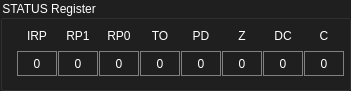
   <widget class="QGroupBox" name="groupBox_4">
    <property name="geometry">
     <rect>
      <x>320</x>
      <y>10</y>
      <width>351</width>
      <height>91</height>
     </rect>
    </property>
    <property name="styleSheet">
     <string notr="true">QGroupBox {
	color : white;
	background-color: rgb(31, 31, 31);
}</string>
    </property>
    <property name="title">
     <string>STATUS Register</string>
    </property>
    <widget class="QWidget" name="gridLayoutWidget_3">
     <property name="geometry">
      <rect>
       <x>16</x>
       <y>20</y>
       <width>332</width>
       <height>61</height>
      </rect>
     </property>
     <layout class="QGridLayout" name="gridLayout_3">
      <property name="spacing">
       <number>0</number>
      </property>
      <item row="0" column="1">
       <widget class="QLabel" name="label_41">
        <property name="sizePolicy">
         <sizepolicy hsizetype="Fixed" vsizetype="Fixed">
          <horstretch>0</horstretch>
          <verstretch>0</verstretch>
         </sizepolicy>
        </property>
        <property name="minimumSize">
         <size>
          <width>40</width>
          <height>25</height>
         </size>
        </property>
        <property name="maximumSize">
         <size>
          <width>40</width>
          <height>25</height>
         </size>
        </property>
        <property name="layoutDirection">
         <enum>Qt::LeftToRight</enum>
        </property>
        <property name="styleSheet">
         <string notr="true">
color: white; 
</string>
        </property>
        <property name="text">
         <string>IRP</string>
        </property>
        <property name="alignment">
         <set>Qt::AlignCenter</set>
        </property>
       </widget>
      </item>
      <item row="0" column="6">
       <widget class="QLabel" name="label_46">
        <property name="sizePolicy">
         <sizepolicy hsizetype="Fixed" vsizetype="Fixed">
          <horstretch>0</horstretch>
          <verstretch>0</verstretch>
         </sizepolicy>
        </property>
        <property name="minimumSize">
         <size>
          <width>40</width>
          <height>25</height>
         </size>
        </property>
        <property name="maximumSize">
         <size>
          <width>40</width>
          <height>25</height>
         </size>
        </property>
        <property name="layoutDirection">
         <enum>Qt::LeftToRight</enum>
        </property>
        <property name="styleSheet">
         <string notr="true">
color: white; 
</string>
        </property>
        <property name="text">
         <string>Z</string>
        </property>
        <property name="alignment">
         <set>Qt::AlignCenter</set>
        </property>
       </widget>
      </item>
      <item row="2" column="6">
       <widget class="QPushButton" name="pushButton_261">
        <property name="sizePolicy">
         <sizepolicy hsizetype="Fixed" vsizetype="Fixed">
          <horstretch>0</horstretch>
          <verstretch>0</verstretch>
         </sizepolicy>
        </property>
        <property name="minimumSize">
         <size>
          <width>40</width>
          <height>25</height>
         </size>
        </property>
        <property name="maximumSize">
         <size>
          <width>40</width>
          <height>25</height>
         </size>
        </property>
        <property name="styleSheet">
         <string notr="true">QPushButton {
   border: 1px solid gray;
  color: white; 
}
QPushButton:hover {
    background-color: rgb(74, 74, 74);
}
QPushButton:pressed {
    background-color: qlineargradient(x1: 0, y1: 0, x2: 0, y2: 1,
                                      stop: 0 #dadbde, stop: 1 #444444);
}</string>
        </property>
        <property name="text">
         <string>0</string>
        </property>
       </widget>
      </item>
      <item row="2" column="5">
       <widget class="QPushButton" name="pushButton_260">
        <property name="sizePolicy">
         <sizepolicy hsizetype="Fixed" vsizetype="Fixed">
          <horstretch>0</horstretch>
          <verstretch>0</verstretch>
         </sizepolicy>
        </property>
        <property name="minimumSize">
         <size>
          <width>40</width>
          <height>25</height>
         </size>
        </property>
        <property name="maximumSize">
         <size>
          <width>40</width>
          <height>25</height>
         </size>
        </property>
        <property name="styleSheet">
         <string notr="true">QPushButton {
   border: 1px solid gray;
  color: white; 
}
QPushButton:hover {
    background-color: rgb(74, 74, 74);
}
QPushButton:pressed {
    background-color: qlineargradient(x1: 0, y1: 0, x2: 0, y2: 1,
                                      stop: 0 #dadbde, stop: 1 #444444);
}</string>
        </property>
        <property name="text">
         <string>0</string>
        </property>
       </widget>
      </item>
      <item row="2" column="3">
       <widget class="QPushButton" name="pushButton_258">
        <property name="sizePolicy">
         <sizepolicy hsizetype="Fixed" vsizetype="Fixed">
          <horstretch>0</horstretch>
          <verstretch>0</verstretch>
         </sizepolicy>
        </property>
        <property name="minimumSize">
         <size>
          <width>40</width>
          <height>25</height>
         </size>
        </property>
        <property name="maximumSize">
         <size>
          <width>40</width>
          <height>25</height>
         </size>
        </property>
        <property name="styleSheet">
         <string notr="true">QPushButton {
   border: 1px solid gray;
  color: white; 
}
QPushButton:hover {
    background-color: rgb(74, 74, 74);
}
QPushButton:pressed {
    background-color: qlineargradient(x1: 0, y1: 0, x2: 0, y2: 1,
                                      stop: 0 #dadbde, stop: 1 #444444);
}</string>
        </property>
        <property name="text">
         <string>0</string>
        </property>
       </widget>
      </item>
      <item row="2" column="7">
       <widget class="QPushButton" name="pushButton_262">
        <property name="sizePolicy">
         <sizepolicy hsizetype="Fixed" vsizetype="Fixed">
          <horstretch>0</horstretch>
          <verstretch>0</verstretch>
         </sizepolicy>
        </property>
        <property name="minimumSize">
         <size>
          <width>40</width>
          <height>25</height>
         </size>
        </property>
        <property name="maximumSize">
         <size>
          <width>40</width>
          <height>25</height>
         </size>
        </property>
        <property name="styleSheet">
         <string notr="true">QPushButton {
   border: 1px solid gray;
  color: white; 
}
QPushButton:hover {
    background-color: rgb(74, 74, 74);
}
QPushButton:pressed {
    background-color: qlineargradient(x1: 0, y1: 0, x2: 0, y2: 1,
                                      stop: 0 #dadbde, stop: 1 #444444);
}</string>
        </property>
        <property name="text">
         <string>0</string>
        </property>
       </widget>
      </item>
      <item row="0" column="2">
       <widget class="QLabel" name="label_42">
        <property name="sizePolicy">
         <sizepolicy hsizetype="Fixed" vsizetype="Fixed">
          <horstretch>0</horstretch>
          <verstretch>0</verstretch>
         </sizepolicy>
        </property>
        <property name="minimumSize">
         <size>
          <width>40</width>
          <height>25</height>
         </size>
        </property>
        <property name="maximumSize">
         <size>
          <width>40</width>
          <height>25</height>
         </size>
        </property>
        <property name="layoutDirection">
         <enum>Qt::LeftToRight</enum>
        </property>
        <property name="styleSheet">
         <string notr="true">
color: white; 
</string>
        </property>
        <property name="text">
         <string>RP1</string>
        </property>
        <property name="alignment">
         <set>Qt::AlignCenter</set>
        </property>
       </widget>
      </item>
      <item row="0" column="3">
       <widget class="QLabel" name="label_43">
        <property name="sizePolicy">
         <sizepolicy hsizetype="Fixed" vsizetype="Fixed">
          <horstretch>0</horstretch>
          <verstretch>0</verstretch>
         </sizepolicy>
        </property>
        <property name="minimumSize">
         <size>
          <width>40</width>
          <height>25</height>
         </size>
        </property>
        <property name="maximumSize">
         <size>
          <width>40</width>
          <height>25</height>
         </size>
        </property>
        <property name="layoutDirection">
         <enum>Qt::LeftToRight</enum>
        </property>
        <property name="styleSheet">
         <string notr="true">
color: white; 
</string>
        </property>
        <property name="text">
         <string>RP0</string>
        </property>
        <property name="alignment">
         <set>Qt::AlignCenter</set>
        </property>
       </widget>
      </item>
      <item row="0" column="4">
       <widget class="QLabel" name="label_44">
        <property name="sizePolicy">
         <sizepolicy hsizetype="Fixed" vsizetype="Fixed">
          <horstretch>0</horstretch>
          <verstretch>0</verstretch>
         </sizepolicy>
        </property>
        <property name="minimumSize">
         <size>
          <width>40</width>
          <height>25</height>
         </size>
        </property>
        <property name="maximumSize">
         <size>
          <width>40</width>
          <height>25</height>
         </size>
        </property>
        <property name="layoutDirection">
         <enum>Qt::LeftToRight</enum>
        </property>
        <property name="styleSheet">
         <string notr="true">
color: white; 
</string>
        </property>
        <property name="text">
         <string>TO</string>
        </property>
        <property name="alignment">
         <set>Qt::AlignCenter</set>
        </property>
       </widget>
      </item>
      <item row="0" column="5">
       <widget class="QLabel" name="label_45">
        <property name="sizePolicy">
         <sizepolicy hsizetype="Fixed" vsizetype="Fixed">
          <horstretch>0</horstretch>
          <verstretch>0</verstretch>
         </sizepolicy>
        </property>
        <property name="minimumSize">
         <size>
          <width>40</width>
          <height>25</height>
         </size>
        </property>
        <property name="maximumSize">
         <size>
          <width>40</width>
          <height>25</height>
         </size>
        </property>
        <property name="layoutDirection">
         <enum>Qt::LeftToRight</enum>
        </property>
        <property name="styleSheet">
         <string notr="true">
color: white; 
</string>
        </property>
        <property name="text">
         <string>PD</string>
        </property>
        <property name="alignment">
         <set>Qt::AlignCenter</set>
        </property>
       </widget>
      </item>
      <item row="0" column="7">
       <widget class="QLabel" name="label_47">
        <property name="sizePolicy">
         <sizepolicy hsizetype="Fixed" vsizetype="Fixed">
          <horstretch>0</horstretch>
          <verstretch>0</verstretch>
         </sizepolicy>
        </property>
        <property name="minimumSize">
         <size>
          <width>40</width>
          <height>25</height>
         </size>
        </property>
        <property name="maximumSize">
         <size>
          <width>40</width>
          <height>25</height>
         </size>
        </property>
        <property name="layoutDirection">
         <enum>Qt::LeftToRight</enum>
        </property>
        <property name="styleSheet">
         <string notr="true">
color: white; 
</string>
        </property>
        <property name="text">
         <string>DC</string>
        </property>
        <property name="alignment">
         <set>Qt::AlignCenter</set>
        </property>
       </widget>
      </item>
      <item row="0" column="8">
       <widget class="QLabel" name="label_48">
        <property name="sizePolicy">
         <sizepolicy hsizetype="Fixed" vsizetype="Fixed">
          <horstretch>0</horstretch>
          <verstretch>0</verstretch>
         </sizepolicy>
        </property>
        <property name="minimumSize">
         <size>
          <width>40</width>
          <height>25</height>
         </size>
        </property>
        <property name="maximumSize">
         <size>
          <width>40</width>
          <height>25</height>
         </size>
        </property>
        <property name="layoutDirection">
         <enum>Qt::LeftToRight</enum>
        </property>
        <property name="styleSheet">
         <string notr="true">
color: white; 
</string>
        </property>
        <property name="text">
         <string>C</string>
        </property>
        <property name="alignment">
         <set>Qt::AlignCenter</set>
        </property>
       </widget>
      </item>
      <item row="2" column="2">
       <widget class="QPushButton" name="pushButton_257">
        <property name="sizePolicy">
         <sizepolicy hsizetype="Fixed" vsizetype="Fixed">
          <horstretch>0</horstretch>
          <verstretch>0</verstretch>
         </sizepolicy>
        </property>
        <property name="minimumSize">
         <size>
          <width>40</width>
          <height>25</height>
         </size>
        </property>
        <property name="maximumSize">
         <size>
          <width>40</width>
          <height>25</height>
         </size>
        </property>
        <property name="styleSheet">
         <string notr="true">QPushButton {
   border: 1px solid gray;
  color: white; 
}
QPushButton:hover {
    background-color: rgb(74, 74, 74);
}
QPushButton:pressed {
    background-color: qlineargradient(x1: 0, y1: 0, x2: 0, y2: 1,
                                      stop: 0 #dadbde, stop: 1 #444444);
}</string>
        </property>
        <property name="text">
         <string>0</string>
        </property>
       </widget>
      </item>
      <item row="2" column="1">
       <widget class="QPushButton" name="pushButton_256">
        <property name="sizePolicy">
         <sizepolicy hsizetype="Fixed" vsizetype="Fixed">
          <horstretch>0</horstretch>
          <verstretch>0</verstretch>
         </sizepolicy>
        </property>
        <property name="minimumSize">
         <size>
          <width>40</width>
          <height>25</height>
         </size>
        </property>
        <property name="maximumSize">
         <size>
          <width>40</width>
          <height>25</height>
         </size>
        </property>
        <property name="styleSheet">
         <string notr="true">QPushButton {
   border: 1px solid gray;
  color: white; 
}
QPushButton:hover {
    background-color: rgb(74, 74, 74);
}
QPushButton:pressed {
    background-color: qlineargradient(x1: 0, y1: 0, x2: 0, y2: 1,
                                      stop: 0 #dadbde, stop: 1 #444444);
}</string>
        </property>
        <property name="text">
         <string>0</string>
        </property>
       </widget>
      </item>
      <item row="2" column="4">
       <widget class="QPushButton" name="pushButton_259">
        <property name="sizePolicy">
         <sizepolicy hsizetype="Fixed" vsizetype="Fixed">
          <horstretch>0</horstretch>
          <verstretch>0</verstretch>
         </sizepolicy>
        </property>
        <property name="minimumSize">
         <size>
          <width>40</width>
          <height>25</height>
         </size>
        </property>
        <property name="maximumSize">
         <size>
          <width>40</width>
          <height>25</height>
         </size>
        </property>
        <property name="styleSheet">
         <string notr="true">QPushButton {
   border: 1px solid gray;
  color: white; 
}
QPushButton:hover {
    background-color: rgb(74, 74, 74);
}
QPushButton:pressed {
    background-color: qlineargradient(x1: 0, y1: 0, x2: 0, y2: 1,
                                      stop: 0 #dadbde, stop: 1 #444444);
}</string>
        </property>
        <property name="text">
         <string>0</string>
        </property>
       </widget>
      </item>
      <item row="2" column="8">
       <widget class="QPushButton" name="pushButton_263">
        <property name="sizePolicy">
         <sizepolicy hsizetype="Fixed" vsizetype="Fixed">
          <horstretch>0</horstretch>
          <verstretch>0</verstretch>
         </sizepolicy>
        </property>
        <property name="minimumSize">
         <size>
          <width>40</width>
          <height>25</height>
         </size>
        </property>
        <property name="maximumSize">
         <size>
          <width>40</width>
          <height>25</height>
         </size>
        </property>
        <property name="styleSheet">
         <string notr="true">QPushButton {
   border: 1px solid gray;
  color: white; 
}
QPushButton:hover {
    background-color: rgb(74, 74, 74);
}
QPushButton:pressed {
    background-color: qlineargradient(x1: 0, y1: 0, x2: 0, y2: 1,
                                      stop: 0 #dadbde, stop: 1 #444444);
}</string>
        </property>
        <property name="text">
         <string>0</string>
        </property>
       </widget>
      </item>
     </layout>
    </widget>
   </widget>
